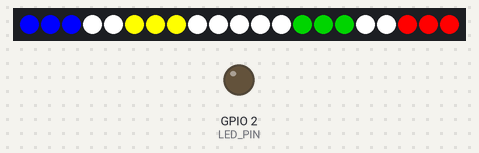
Bench run of a program on a simulated ESP32. Shown: 21 RGB LEDs in strip order, left to right, output pins drawn as LEDs (lit = HIGH). WiFi joins after 1.5 s; servers stay silent unless stated; uploads are accepted with an empty reply; what the program prints to the serial monitor is not drawn.

Above: at 0.1 s.
At 1.6 s:
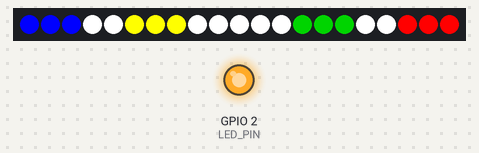
At 2.8 s:
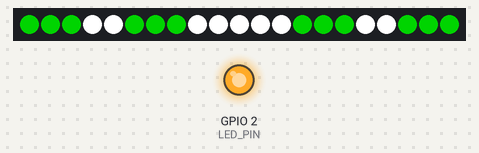
Timing chart, 0 to 4.3 s (numbered marks = the images above):
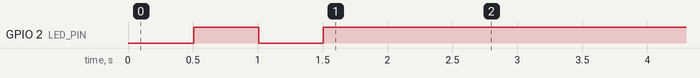

The program:

main.cpp
```cpp
#include <Arduino.h>
#include <ArduinoOTA.h>
#include <WiFi.h>
#include <HTTPClient.h>
#include "jsondecode.h"
#include "FastLED.h"

// WiFi network name and password:
#define network ""
#define password ""

#define NUM_LEDS 21

const int LED_PIN = 2;
int ledState = 0;
CRGB leds[NUM_LEDS];

#define LED_TOOL 3
#define T3 0
#define T2 5
#define T1 13
#define T0 18

Temp temp;
WiFiServer server(80);

void setTool(int tool, CRGB color);

void setup()
{
  Serial.begin(9600);
  pinMode(LED_PIN, OUTPUT);

  FastLED.addLeds<WS2812B, 21, GRB>(leds, NUM_LEDS);

  for (int i = 0; i < NUM_LEDS; i++) {
    leds[i] = CRGB::White;
  }

  setTool(0, CRGB::Red);
  setTool(1, CRGB::Green);
  setTool(2, CRGB::Yellow);
  setTool(3, CRGB::Blue);
  FastLED.show();

  Serial.println("Connecting to WiFi network: " + String(network));

  WiFi.begin(network, password);

  while (WiFi.status() != WL_CONNECTED)
  {
    // Blink LED while we're connecting:
    digitalWrite(LED_PIN, ledState);
    ledState = (ledState + 1) % 2; // Flip ledState
    delay(500);
    Serial.print(".");
  }

  Serial.println();
  Serial.println("WiFi connected!");
  Serial.print("IP address: ");
  Serial.println(WiFi.localIP());

  ArduinoOTA.setHostname("toolchanger_led");

  ArduinoOTA
      .onStart([]() {
        String type;
        if (ArduinoOTA.getCommand() == U_FLASH)
          type = "sketch";
        else // U_SPIFFS
          type = "filesystem";

        // NOTE: if updating SPIFFS this would be the place to unmount SPIFFS using SPIFFS.end()
        Serial.println("Start updating " + type);
      })
      .onEnd([]() {
        Serial.println("\nEnd");
      })
      .onProgress([](unsigned int progress, unsigned int total) {
        Serial.printf("Progress: %u%%\r", (progress / (total / 100)));
        digitalWrite(LED_PIN, ledState);
        ledState = (ledState + 1) % 2; // Flip ledStateø
      })
      .onError([](ota_error_t error) {
        Serial.printf("Error[%u]: ", error);
        if (error == OTA_AUTH_ERROR)
          Serial.println("Auth Failed");
        else if (error == OTA_BEGIN_ERROR)
          Serial.println("Begin Failed");
        else if (error == OTA_CONNECT_ERROR)
          Serial.println("Connect Failed");
        else if (error == OTA_RECEIVE_ERROR)
          Serial.println("Receive Failed");
        else if (error == OTA_END_ERROR)
          Serial.println("End Failed");
      });

  ArduinoOTA.begin();
  server.begin();

  digitalWrite(LED_PIN, 1);
}

void setTool(int tool, CRGB color)
{
  int start = -1;
  switch (tool)
  {
  case 0:
    start = T0;
    break;
  case 1:
    start = T1;
    break;
  case 2:
    start = T2;
    break;
  case 3:
    start = T3;
    break;
  default:
    return;
  }

  for (int i = 0; i < LED_TOOL; i++)
  {
    leds[start + i] = color;
  }
}

void setTemp(int tool, float temp)
{
  if (temp <= 30.0f)
  {
    setTool(tool, CRGB::Green);
  }
  else if (temp >= 30.0f && temp <= 75.0f)
  {
    setTool(tool, CRGB::Orange);
  }
  else if (temp > 75.0f)
  {
    setTool(tool, CRGB::Red);
  }
}

void loop()
{
  // put your main code here, to run repeatedly:
  ArduinoOTA.handle();

  decode(&temp);

  WiFiClient client = server.available();
  if (client)
  {

    while (client.connected())
    {
      client.println("HTTP/1.1 200 OK");
      client.println("Content-type:text/html");
      client.println("Connection: close");
      client.println();

      client.println("<!DOCTYPE html><html>");
      client.println("<head><meta name=\"viewport\" content=\"width=device-width, initial-scale=1\">");
      client.println("<link rel=\"icon\" href=\"data:,\">");
      // CSS to style the on/off buttons
      // Feel free to change the background-color and font-size attributes to fit your preferences
      client.println("<style>html { font-family: Helvetica; display: inline-block; margin: 0px auto; text-align: center;}");
      client.println(".button { background-color: #4CAF50; border: none; color: white; padding: 16px 40px;");
      client.println("text-decoration: none; font-size: 30px; margin: 2px; cursor: pointer;}");
      client.println(".button2 {background-color: #555555;}</style></head>");

      // Web Page Heading
      client.println("<body><h1>ESP32 toolchanger temp reading thing</h1>");

      client.println("t0: " + String(temp.t0));
      client.println("t1: " + String(temp.t1));
      client.println("t2: " + String(temp.t2));
      client.println("t3: " + String(temp.t3));

      client.println("</body></html>");

      // The HTTP response ends with another blank line
      client.println();
      client.stop();
    }
  }

  setTemp(0, temp.t0);
  setTemp(1, temp.t1);
  setTemp(2, temp.t2);
  setTemp(3, temp.t3);

  FastLED.show();

  delay(500);
}
```

jsondecode.cpp
```cpp
#include "jsondecode.h"
#include "ArduinoJson.h"
#define toolchanger "10.42.42.32"

void decode(Temp *temp)
{
    Serial.println("Connecting to domain: " + String(toolchanger));
    HTTPClient http;
    http.begin("http://" + String(toolchanger) + "/rr_status?type=1");
    http.useHTTP10(true);
    http.GET();

    Stream &response = http.getStream();
    Serial.println();
    Serial.println("closing connection");

    StaticJsonDocument<2048> doc;

    DeserializationError error = deserializeJson(doc, response);

    if (error)
    {
        Serial.print(F("deserializeJson() failed: "));
        Serial.println(error.f_str());
        return;
    }

    const char *status = doc["status"]; // "I"

    JsonObject temps = doc["temps"];
    JsonArray temps_current = temps["current"];

    temp->t0 = temps_current[1];
    temp->t1 = temps_current[2];
    temp->t2 = temps_current[3];
    temp->t3 = temps_current[4];

}
```

jsondecode.h
```cpp
#include <HTTPClient.h>

#ifndef __JSONDECODE_H__
#define __JSONDECODE_H__

typedef struct temp
{
    float t0;
    float t1;
    float t2;
    float t3;
} Temp;

void decode(Temp *temp);
#endif
```
